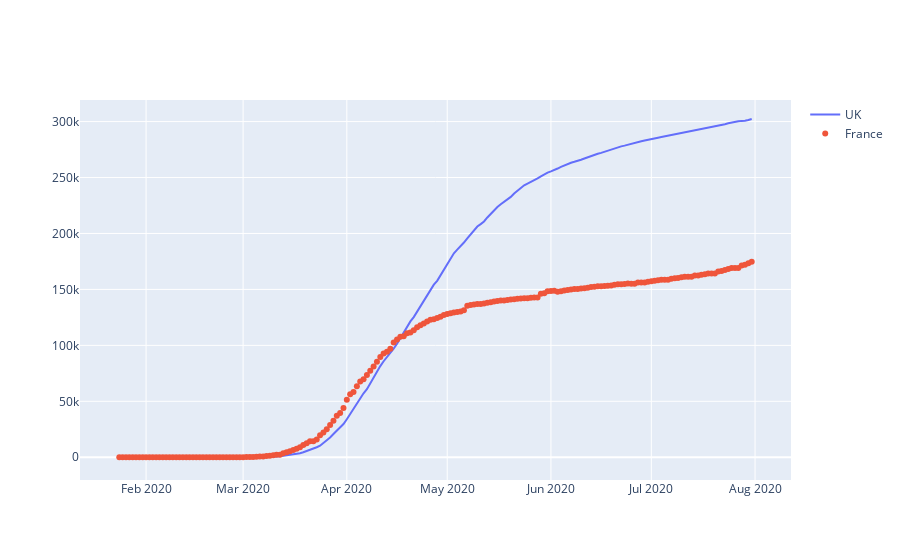

Notebook code for this chart:
### Code cell
fig = go.Figure()
fig.add_trace(go.Scatter(x = uk.Date_reported, y = uk.Cumulative_cases, name = "UK"))
fig.add_trace(go.Scatter(x = france.Date_reported, y = france.Cumulative_cases, name = "France",
                        mode = "markers"))

plt.savefig("session2.png")
fig.show()

### Figure 1 — Plotly figure (JSON) as saved in the notebook; plotly's stock layout.template omitted (floating-point values rounded to 4 significant figures; data arrays with more than 128 entries replaced by an {"elided": "..."} marker saying what was removed)
{"data": [{"name": "UK", "type": "scatter", "x": {"elided": "182 str values"}, "y": {"elided": "182 int values"}}, {"mode": "markers", "name": "France", "type": "scatter", "x": {"elided": "190 str values"}, "y": {"elided": "190 int values"}}], "layout": {}}
